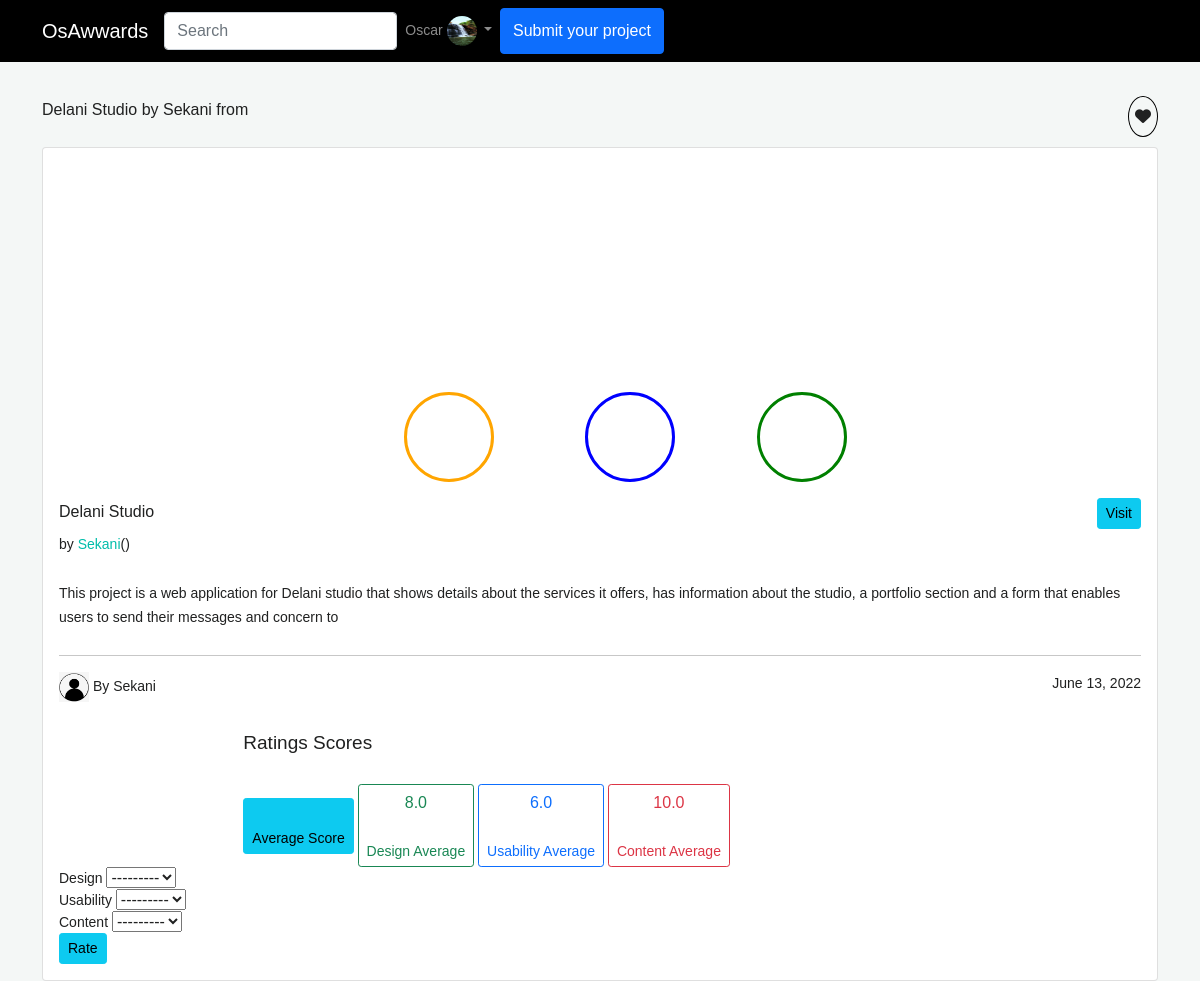
The page /project/Delani Studio (signed in) on the database its author committed.
### myapp/models.py (models this page shows, shortened)
class Profile(models.Model):
    user = models.OneToOneField(User, default=None, null=True,on_delete=models.CASCADE, related_name='profile')
    profile_image = models.ImageField(upload_to='images/', default='images/default.png',blank=True)
    bio = models.TextField(max_length=500, blank=True)
    name = models.CharField(max_length=255, blank=True)
    email = models.EmailField(max_length=255, blank=True)
    location = models.CharField(max_length=255, blank=True)

class Post(models.Model):
    title = models.CharField(max_length=255)
    description = models.TextField(max_length=255)
    url = models.URLField(max_length=255)
    image = models.ImageField(default='default.png', upload_to='post_images')
    user = models.ForeignKey(User,default=None,null=True, on_delete=models.CASCADE,related_name='posts')
    date = models.DateField(auto_now_add=True)

class Rating(models.Model):
    rating = (
        (1,'1'),
        (2,'2'),
        (3,'3'),
        (4,'4'),
        (5,'5'),
        (6,'6'),
        (7,'7'),
        (8,'8'),
        (9,'9'),
        (10,'10'),
    )
    design = models.IntegerField(choices=rating, default=0,blank=True)
    usability = models.IntegerField(choices=rating, default=0, blank=True)
    content = models.IntegerField(choices=rating, default=0, blank=True)
    design_average = models.FloatField(default=0, blank=True)
    usability_average = models.FloatField(default=0, blank=True)
    content_average = models.FloatField(default=0, blank=True)
    user = models.ForeignKey(User, on_delete=models.CASCADE, null=True, related_name='rater')
    post = models.ForeignKey(Post, on_delete=models.CASCADE, related_name='ratings', null=True)

### myapp/views.py (the view)
# urls.py: path('project/<post>',views.projectView,name='project'),
@login_required(login_url='login')
def  projectView(request,post):
    post =Post.objects.get(title=post)
    rating = Rating.objects.filter(user=request.user,post=post).first()
    rating_status = None
    if rating is None:
        rating_status = False
    else:
        rating_status = True
    if request.method == 'POST':
        form = RatingForm(request.POST)
        if form.is_valid():
            rate = form.save(commit =False)
            rate.user = request.user
            rate.post = post
            rate.save()
            post_ratings = Rating.objects.filter(post=post)
            design_ratings = [des.design for des in post_ratings]
            design_average = sum(design_ratings) / len(design_ratings)
            usability_ratings = [usa.usability for usa in post_ratings]
            usability_average = sum(usability_ratings) / len(usability_ratings)
            content_ratings = [content.content for content in post_ratings]
            content_average = sum(content_ratings) / len(content_ratings)
            rate.design_average = round(design_average, 2)
            rate.usability_average = round(usability_average, 2)
            rate.content_average = round(content_average, 2)
            rate.save()
            return HttpResponseRedirect(request.path_info)
    else:
        form = RatingForm()
    context = {
        'post':post,
        'rating_status':rating_status,
        'rating_form':form,
    }
    return render(request, 'project.html',context)

### myapp/forms.py
class RatingForm(forms.ModelForm):
    class Meta:
        model = Rating
        fields = ('design', 'usability', 'content')

### myapp/templates/project.html (shortened to what this page needs)
{% extends 'base.html' %}
{% load crispy_forms_tags %}
{% block content %}
<div class="container" style="margin-top:8%">
    <h5 class="mb-4 mt-4">{{ post.title }} by {{ post.user.username }} from {{ post.user.profile.location }} <span
            id="heart"> <i class="fas fa-heart"></i></span></h5>
    <div class="card">
        <div class="view overlay">
            <a href="">
                <div class="mask rgba-black-slight">
                    <div class="container">
                        <div class="row">
                            <div class="col-md-3"></div>
                            <div class="col-md-6 d-flex flex-row mx-auto" style="margin-top:20%">
                                {% for rating in post.ratings.all %}
                                {% if forloop.counter is post.ratings.all.count %}
                                <div id="design">{{ rating.design_average}}<br>
                                    <span class="rates">design</span>
                                </div>
                                <div id="usable" class="mx-auto">{{ rating.usability_average }}<br>
                                    <span class="rates">usability</span>
                                </div>
                                <div id="contente">{{ rating.content_average }}<br>
                                    <span class="rates">content</span>
                                </div>
                                {% endif %}
                                {% endfor %}
                            </div>
                            <div class="col-md-3"></div>
                        </div>
                    </div>
                </div>
            </a>
        </div>
        <div class="card-body">
            <h5 class="card-title"><strong>{{post.title|title}}</strong>
                <a href="{{ post.url }}" style="float:right" class="btn btn-sm btn-info mr-4"> Visit </a></h5>
            <p>by <span><a href="{% url 'profile' user.username %}" id="usern" class="mr-2">{{ post.user.username|title }}</a></span>({{post.user.profile.location}})
            </p>
            <p>{{ post.description }}</p>
            <hr>
            <p class="card-text "><img src="{{post.user.profile.profile_image.url}}" class="nav-img mr-2" alt="">
                By {{post.user.username|title}} <span style="float:right">{{post.date|date}}</span>
            </p>
            <div class="row">
                <div class="col-md-2"></div>
                <div class="col-md-8">
                    <h3 class="D-block mx-auto">Ratings Scores</h3>
                    {% for rating in post.ratings.all %}
                    {% if forloop.counter is post.ratings.all.count %}
                    <a class="btn btn-info btn-sm" ><h5>{{ rating.score }}</h5>
                        <span class="sc">Average Score</span>
                    </a>
                    <a class="btn btn-outline-success btn-sm" ><h5>{{ rating.design_average }}</h5>
                        <span class="sc">Design Average</span>
                    </a>
                    <a class="btn btn-outline-primary btn-sm" id="u"><h5>{{ rating.usability_average }}</h5>
                        <span class="sc">Usability Average</span>
                    </a>
                    <a class="btn btn-outline-danger btn-sm" id="c"><h5>{{ rating.content_average }}</h5>
                        <span class="sc">Content Average</span>
                    </a>
                    {% endif %}
                    {% endfor %}
                </div>
                <div class="col-md-2"></div>
            </div>
            {% if rating_status %}
            <h5>You have already voted</h5>
            {% else %}
            {% if user.is_authenticated %}
            <form action="" method="post" enctype="multipart/form-data">
                {{rating_form|crispy}}
                <button class="btn btn-sm btn-info">Rate</button>
            </form>
            {% endif %}
            {% endif %}
        </div>
    </div>
</div>
{% endblock %}

### myapp/templates/base.html (shortened to what this page needs)
{% load bootstrap5%}
{% load static %}
<!DOCTYPE html>
<html lang="en">
<head>
    <link href="https://cdn.jsdelivr.net/npm/bootstrap@5.0.2/dist/css/bootstrap.min.css" rel="stylesheet">
    <link rel="stylesheet" href="https://cdnjs.cloudflare.com/ajax/libs/font-awesome/6.1.1/css/all.min.css">
    <link rel="stylesheet" href="https://cdnjs.cloudflare.com/ajax/libs/twitter-bootstrap/5.2.0-beta1/js/bootstrap.min.js">
    <link rel="stylesheet" href="{% static 'css/styles.css' %}">
</head>
<body>
{% include 'navbar.html' %}
{% block content %}
{% endblock %}
</body>
</html>

### myapp/templates/navbar.html (shortened to what this page needs)
{% load crispy_forms_tags %}
<nav class="navbar fixed-top navbar-expand-lg navbar-dark scrolling-navbar" id="nbar">
    <div class="container">
        <a class="navbar-brand" href="{% url 'index' %}"> <strong class="mr-4 brand"> OsAwwards</strong></a>
        <div class="collapse navbar-collapse" id="navbarSupportedContent">
            <ul class="navbar-nav mr-auto">
                <li class="nav-item active">
                    <form class="form-inline" method="get" action="{% url 'search' %}">
                        <div class="md-form my-0">
                            <input class="form-control mr-sm-2 " type="text" placeholder="Search" name="title"
                                aria-label="Search">
                        </div>
                    </form>
                </li>
            </ul>
            <ul class="navbar-nav navbar-right">
                {% if user.is_authenticated%}
                <div class="nav-item dropdown ">
                    <a class="nav-link dropdown-toggle" href="#" role="button" id="navbarDropdownMenuLink" data-bs-toggle="dropdown" aria-haspopup="true" aria-expanded="false">
                      {{user.username|title}}
                      <img class="rounded-circle nav-img"src="{{user.profile.profile_image.url}}" alt="">
                    </a>
                  </div>
                {% else %}
                <a href="{% url 'login' %}" class="login btn btn-sm btn-info "> REGISTER/LOGIN </a>
                {% endif %}
                <button type="button" class="btn btn-primary " data-bs-toggle="modal" data-bs-target="#exampleModal">
                    Submit your project
                </button>
            </ul>
        </div>
    </div>
</nav>

### rows shown on the page
Post: title "Delani Studio", user.username "Sekani", description "This project is a web application for Delani studio that shows details about the services it offers, has information about the studio, a portfolio section and a form that enables users to send their messages and concern to", user.profile.profile_image (placeholder picture), date "June 13, 2022"
Rating: design_average "8.0", usability_average "6.0", content_average "10.0"

### other values the page prints
{{ user.username|title }} "Oscar"
